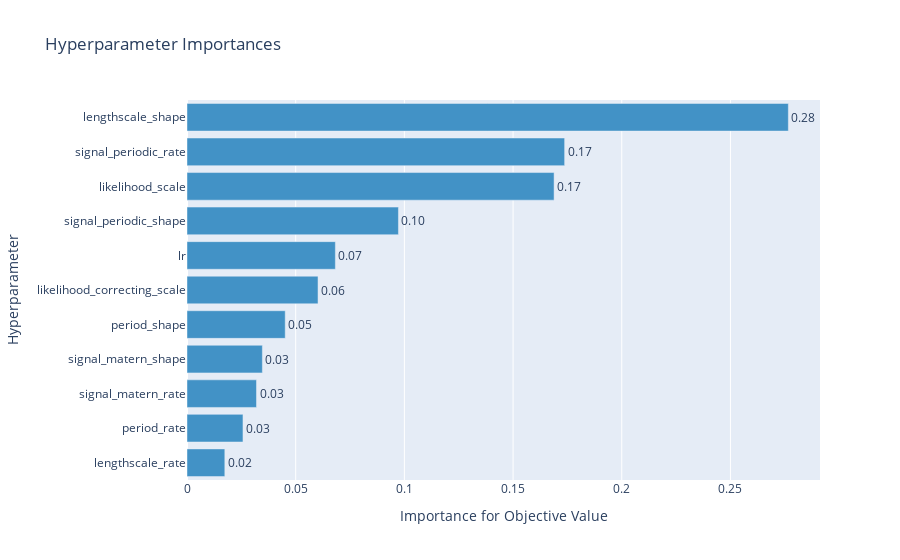

The cell this chart's notebook holds for it:
### Code cell
plot_param_importances(study)

### Figure 1 — Plotly figure (JSON) as saved in the notebook; plotly's stock layout.template omitted (floating-point values rounded to 4 significant figures)
{"data": [{"cliponaxis": false, "hovertemplate": ["lengthscale_rate (FloatDistribution): 0.01739906507422972<extra></extra>", "period_rate (FloatDistribution): 0.025746161824485563<extra></extra>", "signal_matern_rate (FloatDistribution): 0.03197351803462194<extra></extra>", "signal_matern_shape (FloatDistribution): 0.03467177190546883<extra></extra>", "period_shape (FloatDistribution): 0.04518495966664933<extra></extra>", "likelihood_correcting_scale (FloatDistribution): 0.06027740346402851<extra></extra>", "lr (FloatDistribution): 0.06825357292923609<extra></extra>", "signal_periodic_shape (FloatDistribution): 0.09726897230455911<extra></extra>", "likelihood_scale (FloatDistribution): 0.16886632854845043<extra></extra>", "signal_periodic_rate (FloatDistribution): 0.1737236781175983<extra></extra>", "lengthscale_shape (FloatDistribution): 0.2766345681306722<extra></extra>"], "marker": {"color": "rgb(66,146,198)"}, "orientation": "h", "text": ["0.02", "0.03", "0.03", "0.03", "0.05", "0.06", "0.07", "0.10", "0.17", "0.17", "0.28"], "textposition": "outside", "type": "bar", "x": [0.0174, 0.02575, 0.03197, 0.03467, 0.04518, 0.06028, 0.06825, 0.09727, 0.1689, 0.1737, 0.2766], "y": ["lengthscale_rate", "period_rate", "signal_matern_rate", "signal_matern_shape", "period_shape", "likelihood_correcting_scale", "lr", "signal_periodic_shape", "likelihood_scale", "signal_periodic_rate", "lengthscale_shape"]}], "layout": {"showlegend": false, "title": {"text": "Hyperparameter Importances"}, "xaxis": {"title": {"text": "Importance for Objective Value"}}, "yaxis": {"title": {"text": "Hyperparameter"}}}}
